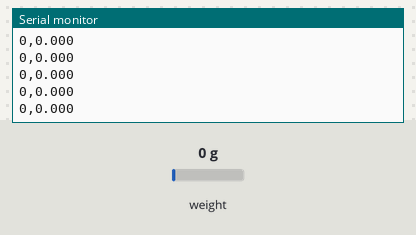
Bench run of a sketch on a simulated Arduino Uno, built with avr-gcc and run on an emulated ATmega328P. On the bench: the last lines printed to the serial monitor. The inputs (shaded band) are chosen by the test bench; at power-on: weight on the scale 0 g.

Above: at 2.9 s.
3.0 s: weight on the scale set to 100 g
At 3.12 s:
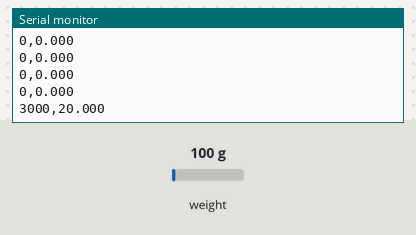
4.5 s: weight on the scale set to 1250 g
At 4.53 s:
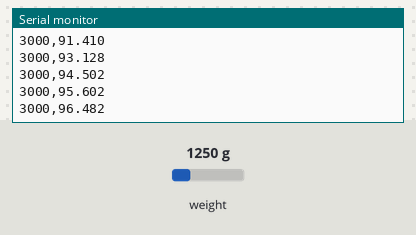
Timing chart, 0 to 7.5 s (numbered marks = the images above; inputs shaded):
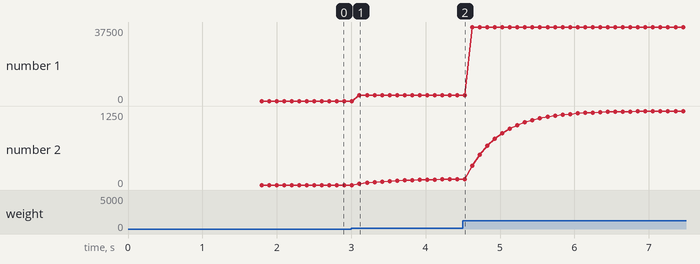

Measured:
- after the input at 3.0 s, the serial monitor: prints a new line after 0.11 s (image 1)
- plotted number 1: 0 → 3000 after the input at 3.0 s, 3000 → 37500 after the input at 4.5 s
- plotted number 2: 0 → 95.6 after the input at 3.0 s, 95.6 → 1250 after the input at 4.5 s

The sketch:

LoadCell.ino
```cpp
#include <HX711.h>

// ---------------- Pins ----------------
static const int PIN_DOUT = 4;
static const int PIN_SCK  = 5;

// ---------------- Calibration ----------------
volatile float CAL_FACTOR = 30.0f;  // temporary start value
static const int TARE_SAMPLES = 12;

// ---------------- Filtering ----------------
static const float EMA_ALPHA = 0.20f;

HX711 scale;

// median-of-3
static inline long median3(long a, long b, long c) {
  if (a > b) { long t=a; a=b; b=t; }
  if (b > c) { long t=b; b=c; c=t; }
  if (a > b) { long t=a; a=b; b=t; }
  return b;
}

// State
long r0=0, r1=0, r2=0;
bool primed = false;

float ema_g = 0.0f;
bool ema_init = false;

void setup() {
  Serial.begin(115200);
  delay(200);

  scale.begin(PIN_DOUT, PIN_SCK);
  scale.set_scale(CAL_FACTOR);

  delay(300);
  scale.tare(TARE_SAMPLES);
}

void loop() {

  if (!scale.is_ready()) return;

  long raw = scale.read();

  // ---- Median filter ----
  if (!primed) {
    r0 = raw; r1 = raw; r2 = raw;
    primed = true;
  } else {
    r0 = r1; r1 = r2; r2 = raw;
  }

  long raw_med = median3(r0, r1, r2);

  // ---- Convert to grams ----
  long net = raw_med - scale.get_offset();
  float g = (float)net / CAL_FACTOR;

  // ---- EMA ----
  if (!ema_init) {
    ema_g = g;
    ema_init = true;
  } else {
    ema_g = (1.0f - EMA_ALPHA) * ema_g + EMA_ALPHA * g;
  }

  // ---- Stream ONLY numeric values (Python friendly) ----
  Serial.print(raw_med);
  Serial.print(",");
  Serial.println(ema_g, 3);
}
```
